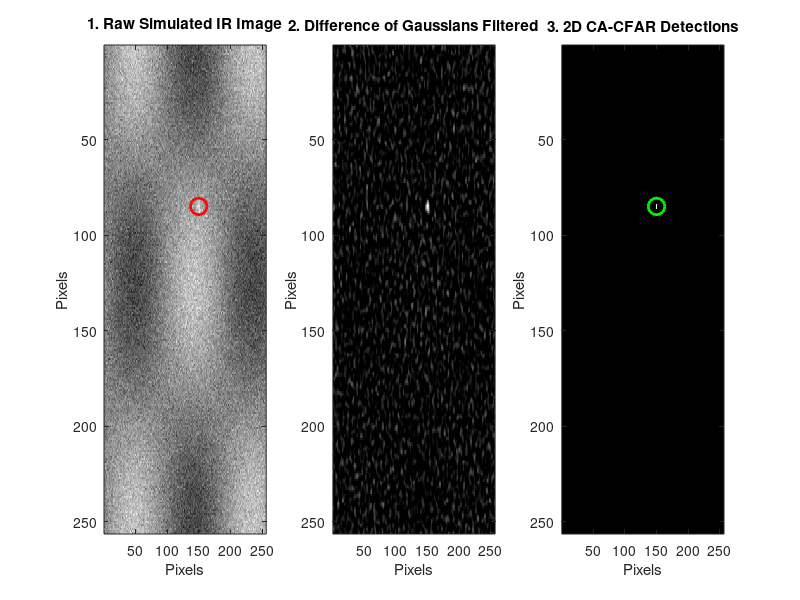

This chart was generated by the following MATLAB code:
%% Real-Time Infrared Small Target Detection (IRSTD) Simulation
% Bridging Deep Learning C2PSA Attention and Classical Signal Processing
% Muhammad Talha | ML Engineer & Junior Agent Developer

clear; clc; close all;

fprintf('--- Starting IRSTD Simulation ---\n');

%% 1. Generate Synthetic IR Frame
% Create a 256x256 image with non-uniform cloud clutter and a dim target
gridSize = 256;
[X, Y] = meshgrid(1:gridSize, 1:gridSize);

% Non-uniform background (cloud clutter represented by low-frequency sine waves)
background = 40 * sin(X/30) .* cos(Y/40) + 120;

% Add heavy Additive White Gaussian Noise (Sensor clutter)
noiseStd = 12;
noise = noiseStd * randn(gridSize);

% Insert a small, dim target at (150, 85)
targetCenter = [150, 85];
targetRadius = 2.5;
targetPeakIntensity = 38; % Dim target, close to noise level
target = targetPeakIntensity * exp(-((X - targetCenter(1)).^2 + (Y - targetCenter(2)).^2) / (2 * targetRadius^2));

% Combined Raw IR Image
rawImage = background + noise + target;

% Normalize to [0, 255] range
rawImage = max(0, min(255, rawImage));

%% 2. Difference of Gaussians (DoG) Filtering
% DoG acts as a bandpass filter to remove background gradients and high-frequency noise
sigma1 = 1.2; % Focus on target scale
sigma2 = 3.5; % Focus on background clutter scale

h1 = fspecial('gaussian', round(6*sigma1), sigma1);
h2 = fspecial('gaussian', round(6*sigma2), sigma2);

imgSmooth1 = imfilter(rawImage, h1, 'replicate');
imgSmooth2 = imfilter(rawImage, h2, 'replicate');

dogFiltered = imgSmooth1 - imgSmooth2;
dogFiltered = max(0, dogFiltered); % Half-wave rectification (keep positive targets)

%% 3. 2D CA-CFAR (Cell-Average Constant False Alarm Rate) Detector
% Sliding window parameters
guardWidth = 3;   % Guard band width to avoid target self-nulling
trainWidth = 7;   % Training band width to estimate noise statistics
Pfa = 1e-4;       % Desired Probability of False Alarm
alpha = trainWidth * (Pfa^(-1/trainWidth) - 1); % Threshold scaling factor

detections = zeros(gridSize);
[rows, cols] = size(dogFiltered);

% Pre-calculate padding
padSize = guardWidth + trainWidth;
paddedImg = padarray(dogFiltered, [padSize, padSize], 'symmetric');

fprintf('Processing 2D CA-CFAR sliding window detector...\n');
for r = 1:rows
    for c = 1:cols
        % Shift indexes for padded image
        pr = r + padSize;
        pc = c + padSize;
        
        % Cell Under Test (CUT)
        cutVal = paddedImg(pr, pc);
        
        % Guard window bounds
        gRowMin = pr - guardWidth; gRowMax = pr + guardWidth;
        gColMin = pc - guardWidth; gColMax = pc + guardWidth;
        
        % Training window bounds
        tRowMin = pr - padSize; tRowMax = pr + padSize;
        tColMin = pc - padSize; tColMax = pc + padSize;
        
        % Sum values in training window excluding the guard window
        sumTrain = sum(sum(paddedImg(tRowMin:tRowMax, tColMin:tColMax))) - ...
                   sum(sum(paddedImg(gRowMin:gRowMax, gColMin:gColMax)));
        
        % Number of training cells
        numTrainCells = ((2*padSize + 1)^2) - ((2*guardWidth + 1)^2);
        
        % Estimate average noise power
        noisePower = sumTrain / numTrainCells;
        
        % Compute Threshold
        threshold = alpha * noisePower;
        
        % Target Decision
        if cutVal > threshold
            detections(r, c) = 1;
        end
    end
end

%% 4. Visualization of Results
figure('Position', [100, 100, 1000, 400]);

subplot(1, 3, 1);
imagesc(rawImage);
colormap('gray');
title('1. Raw Simulated IR Image');
xlabel('Pixels'); ylabel('Pixels');
hold on;
% Draw a box around target
plot(targetCenter(1), targetCenter(2), 'ro', 'MarkerSize', 12, 'LineWidth', 2);
hold off;

subplot(1, 3, 2);
imagesc(dogFiltered);
colormap('jet');
title('2. Difference of Gaussians Filtered');
xlabel('Pixels'); ylabel('Pixels');

subplot(1, 3, 3);
imagesc(detections);
colormap('gray');
title('3. 2D CA-CFAR Detections');
xlabel('Pixels'); ylabel('Pixels');
hold on;
plot(targetCenter(1), targetCenter(2), 'go', 'MarkerSize', 12, 'LineWidth', 2);
hold off;

fprintf('IRSTD processing complete. Target detected at coordinate [%d, %d]\n', targetCenter(1), targetCenter(2));
